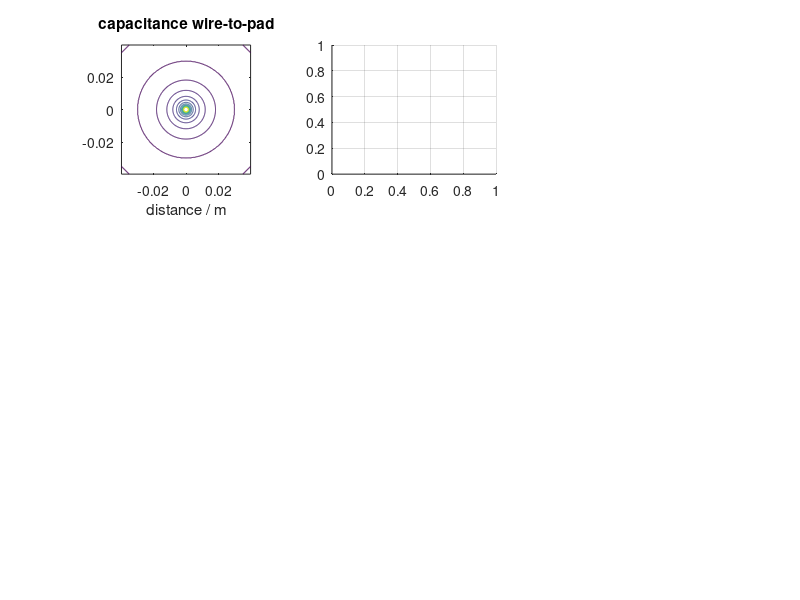

This figure's MATLAB source: (Note: this script raises an error after producing the figure.)
%% Calculate the E- and B-fields of a mains cable
% Voltage set to 230V
% Current normalised to 1A
% (c) hhrt@zhaw.ch 06.02.2020
clc; clear; close all;
format compact; format short eng;
set(groot,'defaultAxesXGrid','on')
set(groot,'defaultAxesYGrid','on')

%% Geometry             % All dimensions in m or m2
length_pad = 15.62e-3;
with_pad = 22.86e-3;
A_wire = 1.5e-6;        % Conductor cross-section in m2
d_wires = 2.6e-3;       % Outer diameter of isolated conductor = distance of wire centers
d_pad = sqrt(2*length_pad*with_pad);  % Length of pad which picks up the electric field of the wire
%% Pre-calculation
r_wire = sqrt(A_wire/pi);        % Radius of the wire
N = 115; inc = r_wire/2;         % Grid dimension and grid spacing in mm
[X,Y] = meshgrid(inc*(-N:1:N), inc*(-N:1:N));
scrsz   = get(0,'ScreenSize');
figure('name', 'Capacity to earth and H-field of one wire and of two wires', 'Position',[10,10,scrsz(3)-20,scrsz(4)-100])

%% Calculate capacity of pad to wire
%  Approach: Calculate capacity with formula for parallel wires
%  As with capacitors in series the smaller value is dominant, the
%  length of the pad and the radius of the wire are taken for calculation.
%  The capacitance value is thus a bit underestimated.
distance = sqrt(X.^2+Y.^2);
C = 8.85e-12*pi*d_pad ./ log(distance/r_wire);
Cmax = 8.85e-12*pi*d_pad / log(2);  % Limit when wire and pad touch
C(1+N-2:1+N+2,1+N-2:1+N+2) = Cmax;

subplot(331);
v = Cmax*logspace(-3,0);
contour(X,Y,C,v); axis equal;
grid;
title('capacitance wire-to-pad');
xlabel('distance / m');

%==========================================================================
subplot(332);
hold on;
xline(0.005, 'r--', 'LineWidth', 2);
plot(X(1+N,:), C(1+N,:));
title('capacitance wire-to-pad');
ylabel('capacitance / F');
xlabel('distance / m');
axis([-N*inc, N*inc, Cmax/100, Cmax]);
% Add coordinates at the intersection point
xlineIntersection = 0.005;
% Interpolate y-value at intersection
ylineIntersection = interp1(X(1+N,:), C(1+N,:), xlineIntersection); 
% Add a filled red dot at the intersection
scatter(xlineIntersection, ylineIntersection, 50, 'r', 'filled'); 
text(xlineIntersection+0.005, ylineIntersection, sprintf('(%.3e, %.3e)', ...
    xlineIntersection, ylineIntersection), 'Color', 'red', 'FontSize', 12, ...
    'VerticalAlignment', 'bottom');
box on;
hold off;
subplot(333);
semilogy(X(1+N,:), abs(C(1+N,:)));
title('capacitance wire-to-pad');
ylabel('capacitance / F'); xlabel('distance / m');
axis([-N*inc, N*inc, Cmax/100, Cmax]);
%==========================================================================
%% Calculate B-field of one wire
u = 1.257e-6;
R = sqrt(X.*X + Y.*Y);
B = u./(2*pi*R);
Bmax = u./(2*pi*d_wires/2);    % Limit when wire touched
B = min(B, Bmax);        % B-field would decrease in the the wire
 
subplot(334);
v = Bmax*logspace(-3,0);
contour(X,Y,B,v); axis equal;
title('B-field of one wire');
xlabel('distance / m');
grid;
subplot(335);
hold on;
plot(X(1+N,:), B(1+N,:));
xline(0.005, 'r--', 'LineWidth', 2);
title('B-field of one wire');
ylabel('B-field / T'); xlabel('distance / m');
axis([-N*inc, N*inc, Bmax/100, Bmax]);
% Add coordinates at the intersection point
% Interpolate y-value at intersection
ylineIntersection = interp1(X(1+N,:), B(1+N,:), xlineIntersection);
% Add a filled red dot at the intersection
scatter(xlineIntersection, ylineIntersection, 50, 'r', 'filled');
text(xlineIntersection+0.005, ylineIntersection, sprintf('(%.3e, %.3e)', ...
    xlineIntersection, ylineIntersection), 'Color', 'red', 'FontSize', 12, ...
    'VerticalAlignment', 'bottom');
box on;
hold off;
subplot(336);
semilogy(X(1+N,:), abs(B(1+N,:)));
title('B-field of one wire');
  ylabel('|B-field| / T'); xlabel('distance / m');
axis([-N*inc, N*inc, Bmax/100, Bmax]);

%% Calculate resulting B-field of two parallel wires in same cable
R1 = sqrt((X+d_wires/2).*(X+d_wires/2) + Y.*Y);
B1 = u./(2*pi*R1);
B1 = min(B1, Bmax);         % B-field would decrease in the the wire
R2 = sqrt((X-d_wires/2).*(X-d_wires/2) + Y.*Y);
B2 = -u./(2*pi*R2);    % Current in oposite direction
B2 = max(B2, -Bmax);        % B-field would be 0 in the center of the wire
B12 = B1 + B2;
subplot(337);
v = Bmax*logspace(-3,0);
contour(X,Y,abs(B12),v); 
axis equal;
title('B-field of two parallel wires');
xlabel('distance / m');
grid;
subplot(338);
plot(X(1+N,:), B12(1+N,:), X(1+N,:), B1(1+N,:), X(1+N,:), B2(1+N,:));
hold on;
xline(0.005, 'r--', 'LineWidth', 2);

title('B-field of two parallel wires');
ylabel('B-field / T'); xlabel('distance / m');
axis([-N*inc, N*inc, -Bmax, Bmax]);
% Add coordinates at the intersection point
% Interpolate y-value at intersection
ylineIntersection = interp1(X(1+N,:), B12(1+N,:), xlineIntersection);
% Add a filled red dot at the intersection
scatter(xlineIntersection, ylineIntersection, 50, 'r', 'filled'); 
text(xlineIntersection+0.005, ylineIntersection-0.5e-4, sprintf('(%.3e, %.3e)', ...
    xlineIntersection, ylineIntersection), 'Color', 'red', 'FontSize', 12, ...
    'VerticalAlignment', 'bottom');
hold off;

subplot(339);
semilogy(X(1+N,:), abs(B12(1+N,:)));
title('B-field of two parallel wires');
  ylabel('|B-field| / T'); xlabel('distance / m');
axis([-N*inc, N*inc, Bmax/100, Bmax]);
